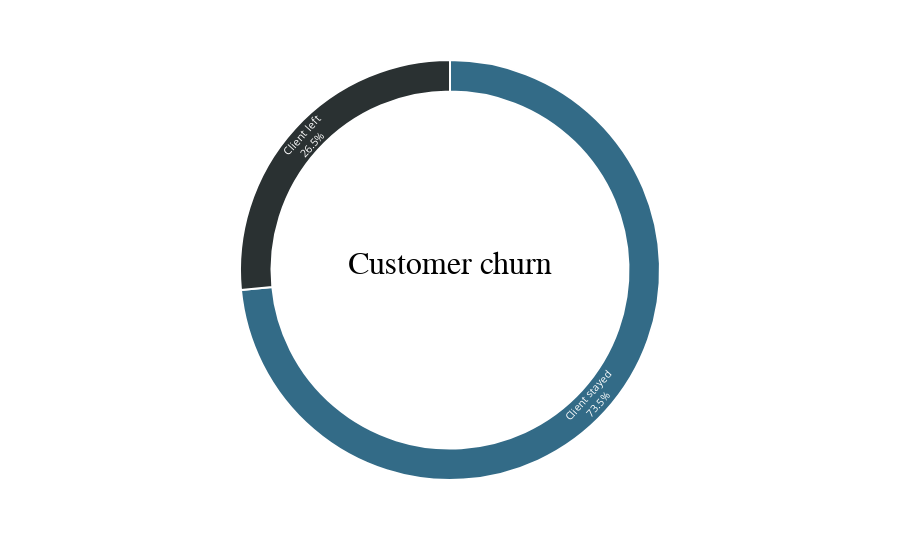

Source (notebook cell):
### Code cell
fig = px.pie(churn, values = churn['count'], names = churn['Churn'])
fig.update_traces(textposition = 'inside', 
                  textinfo = 'percent + label', 
                  hole = 0.85, 
                  marker = dict(colors = ['#2A3132','#336B87'], line = dict(color = 'white', width = 2)))

fig.update_layout(title_text = 'Customer churn', title_x = 0.5, title_y = 0.53, title_font_size = 32, title_font_family = 'Calibri', title_font_color = 'black',
                  showlegend = False)
                  
fig.show()

### Figure 1 — Plotly figure (JSON) as saved in the notebook; plotly's stock layout.template omitted (floating-point values rounded to 4 significant figures)
{"data": [{"domain": {"x": [0, 1], "y": [0, 1]}, "hole": 0.85, "hovertemplate": "Churn=%{label}<br>count=%{value}<extra></extra>", "labels": ["Client left", "Client stayed"], "legendgroup": "", "marker": {"colors": ["#2A3132", "#336B87"], "line": {"color": "white", "width": 2}}, "name": "", "showlegend": true, "textinfo": "percent+label", "textposition": "inside", "type": "pie", "values": [1587, 4399]}], "layout": {"legend": {"tracegroupgap": 0}, "margin": {"t": 60}, "showlegend": false, "title": {"font": {"color": "black", "family": "Calibri", "size": 32}, "text": "Customer churn", "x": 0.5, "y": 0.53}}}
